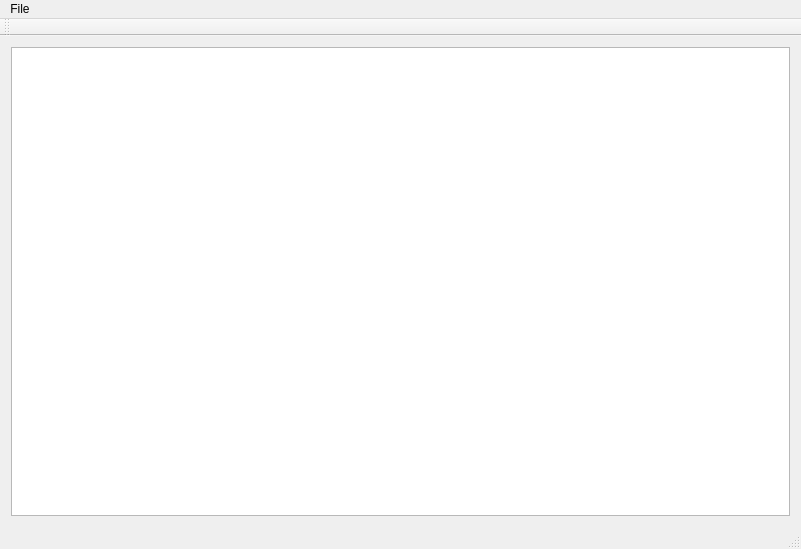
<?xml version="1.0" encoding="UTF-8"?>
<ui version="4.0">
 <class>Lecture12_demo_StrategyClass</class>
 <widget class="QMainWindow" name="Lecture12_demo_StrategyClass">
  <property name="geometry">
   <rect>
    <x>0</x>
    <y>0</y>
    <width>801</width>
    <height>549</height>
   </rect>
  </property>
  <property name="windowTitle">
   <string>Lecture12_demo_Strategy</string>
  </property>
  <widget class="QWidget" name="centralWidget">
   <layout class="QHBoxLayout" name="horizontalLayout">
    <item>
     <widget class="QTextEdit" name="textEdit">
      <property name="font">
       <font>
        <pointsize>18</pointsize>
       </font>
      </property>
     </widget>
    </item>
   </layout>
  </widget>
  <widget class="QMenuBar" name="menuBar">
   <property name="geometry">
    <rect>
     <x>0</x>
     <y>0</y>
     <width>801</width>
     <height>21</height>
    </rect>
   </property>
   <widget class="QMenu" name="menuFiles">
    <property name="title">
     <string>File</string>
    </property>
    <addaction name="separator"/>
    <addaction name="actionSave_As_CSV"/>
    <addaction name="actionSave_As_HTML"/>
    <addaction name="separator"/>
   </widget>
   <addaction name="menuFiles"/>
  </widget>
  <widget class="QToolBar" name="mainToolBar">
   <attribute name="toolBarArea">
    <enum>TopToolBarArea</enum>
   </attribute>
   <attribute name="toolBarBreak">
    <bool>false</bool>
   </attribute>
  </widget>
  <widget class="QStatusBar" name="statusBar"/>
  <action name="actionSave_As_CSV">
   <property name="text">
    <string>Save As CSV</string>
   </property>
   <property name="font">
    <font>
     <pointsize>18</pointsize>
    </font>
   </property>
  </action>
  <action name="actionSave_As_HTML">
   <property name="text">
    <string>Save As HTML</string>
   </property>
   <property name="font">
    <font>
     <pointsize>18</pointsize>
    </font>
   </property>
  </action>
 </widget>
 <layoutdefault spacing="6" margin="11"/>
 <resources>
  <include location="lecture12_demo_strategy.qrc"/>
 </resources>
 <connections/>
</ui>
